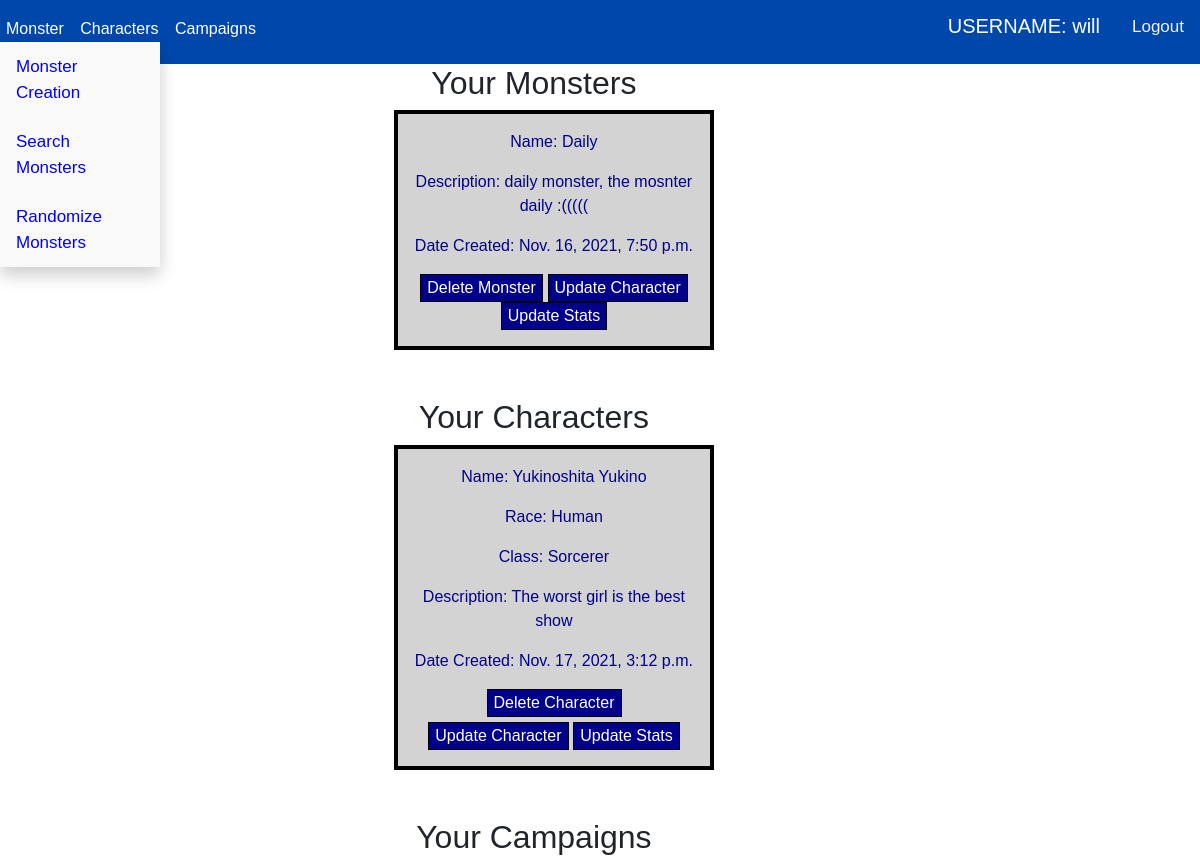
Page /DMpage/ (signed in) on the earlier database version.
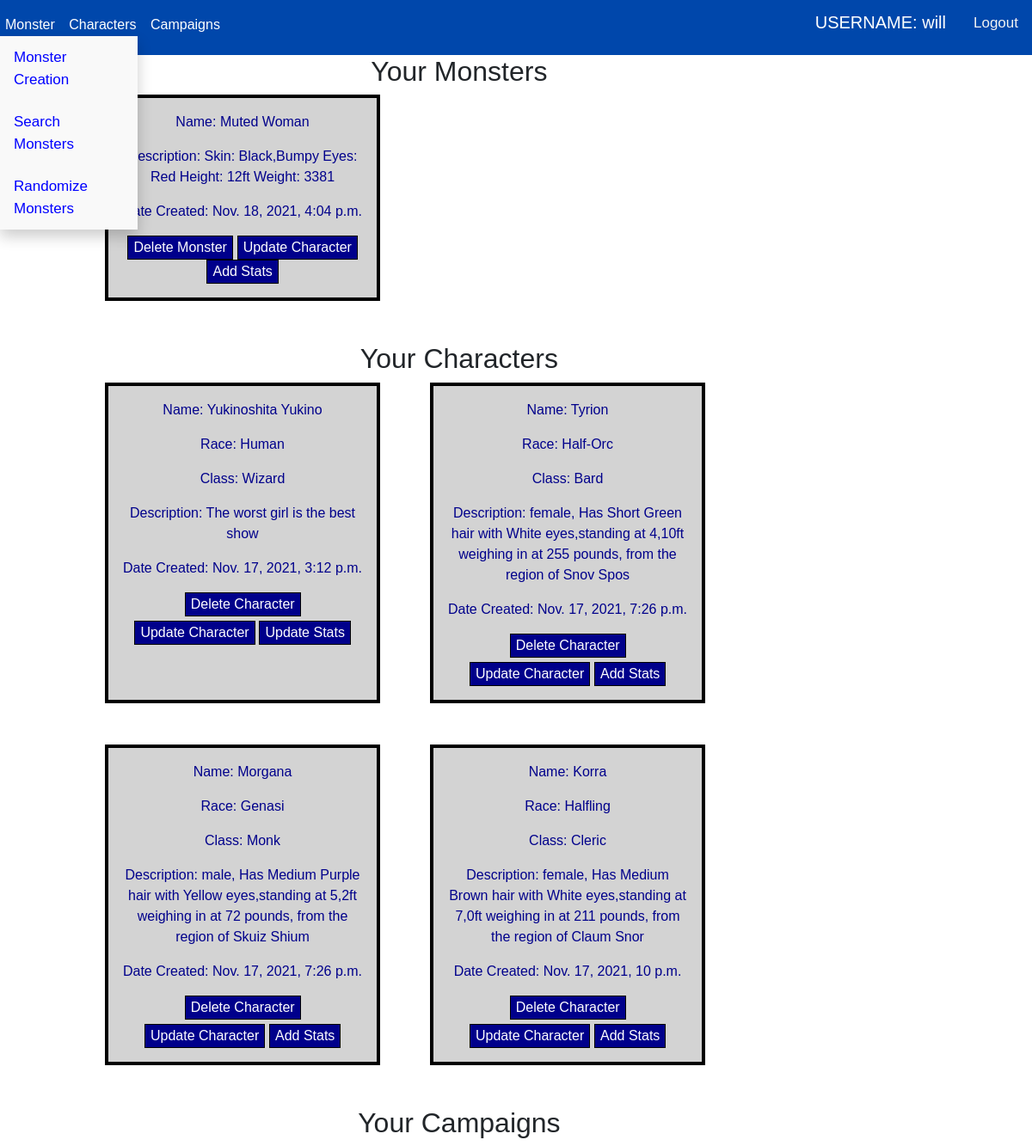
Same page on the later database version.
### app/models.py (models this page shows, shortened)
class Monster(models.Model):
   name = models.CharField(max_length=200, null=True)
   descript = models.CharField(max_length=10000, null=True)
   date_created = models.DateTimeField(auto_now_add=True)
   creator = models.ForeignKey(settings.AUTH_USER_MODEL,on_delete=models.PROTECT, null=True, default=User)
   stats = models.OneToOneField(StatsM, on_delete=models.PROTECT,null=True)

class Character(models.Model):
    RACES = (
       ("Human", "Human"),
       ("Elf", "Elf"),
       ("Dark Elf", "Dark Elf"),
       ("Dwarf", "Dwarf"),
       ("Halfling", "Halfling"),
       ("Teifling", "Teifling"),
       ("Aarakocra", "Aarakocra"),
       ("Dragonborn", "Dragonborn"),
       ("Genasi", "Genasi"),
       ("Gnome", "Gnome"),
       ("Goliath", "Goliath"),
       ("Half-Elf", "Half-Elf"),
       ("Half-Orc", "Half-Orc"),
       ("Aasimar", "Aasimar")
    )
    CLASS = (
       ("Barbarian", "Barbarian"),
       ("Bard", "Bard"),
       ("Cleric", "Cleric"),
       ("Druid", "Druid"),
       ("Fighter", "Fighter"),
       ("Monk", "Monk"),
       ("Paladin", "Paladin"),
       ("Ranger", "Ranger"),
       ("Rogue", "Rogue"),
       ("Sorcerer", "Sorcerer"),
       ("Warlock", "Warlock"),
       ("Wizard", "Wizard")
    )
    name = models.CharField(max_length=200, null=True)
    descript = models.CharField(max_length=10000)
    race = models.CharField(max_length=200, null=True,choices=RACES)
    classes = models.CharField(max_length=200, null=True,choices=CLASS)
    date_created = models.DateTimeField(auto_now_add=True)
    creator = models.ForeignKey(settings.AUTH_USER_MODEL,on_delete=models.PROTECT, null=True)
    stats = models.OneToOneField(StatsC,on_delete=models.PROTECT, null=True)

### app/views.py (the view)
# urls.py: path('DMpage/',views.DMview, name='DMview'),
def DMview(request):
    context = {}
    return render(request,"DMview.html", context)

### app/templates/DMview.html (shortened to what this page needs)
<!DOCTYPE html>
<html>
    <link
    rel="stylesheet"
    href="https://stackpath.bootstrapcdn.com/bootstrap/4.1.3/css/bootstrap.min.css"
  />
<body>
    <div class="topnav">
        <a href="{% url 'logout' %}">Logout</a>
        <p>USERNAME: {{request.user}}</p>
        <div class="dropdown">
            <button class="dropbtn">Monster</button>
            <div class="dropdown-content">
              <a href="{% url 'CreateMonster' %}">Monster Creation</a>
                <a href="{% url 'search-m' %}">Search Monsters</a>
                <a href="{% url 'randomm' %}">Randomize Monsters</a>
            </div>
        </div>
        <div class="dropdown">
            <button class="dropbtn">Characters</button>
        </div>
        <div class="dropdown">
            <button class="dropbtn">Campaigns</button>
        </div>
    </div>
    <ul>
    <h2 class="titles"> Your Monsters</h2>
    <div class="row">
            {% for monster in  request.user.monster_set.all%}
                <div class="row">
                    <div class="column newcol">
                        <div class="divcard">
                            <p>Name: {{monster.name}}</p>
                            <p>Description: {{monster.descript}}</p>
                            <p>Date Created: {{monster.date_created}}</p>
                            <button class="stat"><a href="{% url 'DeleteMonster' monster.id %}"class='a'>Delete Monster</a></button>
                            <button class="stat"><a href="{% url 'UpdateMonster' monster.id %}" class="a">Update Character</a></button>
                            {% if monster.stats == None %}
                                <button class="stat"><a href="{% url 'm_stats' monster.id%}"class="a">Add Stats</a></button>
                            {% else %}
                                <button class="stat"><a href="{% url 'updatem_stats' monster.id%}" class="a"> Update Stats</a></button>
                            {% endif %}
                        </div>
                    </div>
                </div>
            {% endfor %}
    </div>
    <h2 class="titles">Your Characters</h2>
    <div class="row">
        {% for character in request.user.character_set.all %}
        <div class="row">
            <div class="column newcol">
                <div class="divcard">
                    <p>Name: {{character.name}}</p>
                    <p>Race: {{character.race}}</p>
                    <p>Class: {{character.classes}}</p>
                    <p>Description: {{character.descript}}</p>
                    <p>Date Created: {{character.date_created}}</p>
                    <button class="stat d"><a href="{% url 'DeleteCharacter' character.id %}" class="a">Delete Character</a></button>
                    <button class="stat"><a href="{% url 'UpdateCharacter' character.id %}" class="a">Update Character</a></button>
                    {% if character.stats == None %}
                        <button class="stat"><a href="{% url 'c_stats' character.id%}" class="a">Add Stats</a></button>
                    {% else %}
                        <button class="stat"><a href="{% url 'updatec_stats' character.id %}" class="a">Update Stats</a></button>
                    {% endif %}
                </div>
            </div>
        </div>
        {% endfor %}
    </div>
    <h2 class="titles">Your Campaigns</h2>
</body>
</html>

### app/templates/DMview.html (style rules this page uses)
body { background-image: url(static/images/search.jpeg) margin: 0; font-family: Arial, Helvetica, sans-serif; }
.topnav { overflow: visible; height: 4em; background-color: #0047AB; }
.topnav a { float: right; color: #f2f2f2; text-align: center; padding: 14px 16px; text-decoration: none; font-size: 17px; }
.topnav p { float: right; color: white; margin-top: -3px; text-align: center; padding: 14px 16px; text-decoration: none; font-size: 20px; }
ul { display: table; margin: 0 auto; }
.divcard { width: 20em; text-align: center; border:solid 4px black; background: lightgrey; margin-bottom:3em; margin-left: 4em; padding: 1em; color: darkblue; }
.newcol { display: grid; margin-left:3em; grid-template-columns: repeat(3,120px); }
.topnav button { background: #0047AB; border: None; color: white; margin-top: 1em; }
.topnav .dropdown { display: inline-block; overflow: visible; }
.dropdown-content { display: None; position: absolute; background-color: #f9f9f9; min-width: 160px; box-shadow: 0px 8px 16px 0px rgba(0,0,0,0.2); z-index: 1; }
.dropdown-content a { color: blue; padding: 12px 16px; text-decoration: none; display: block; text-align: left; }
.titles { text-align: center; margin-left: 3em; }
.stat { border: solid 1px black; text-decoration: none; margin-left: .3px; background: darkblue; color: white; }
.d { margin-bottom: 5px; }
.a { color: white; text-decoration: none; }

Differences in the rows shown:
removed Monster: name "Daily", descript "daily monster, the mosnter daily :(((((", date_created "Nov. 16, 2021, 7:50 p.m.", shows "Update Stats"
added Monster: name "Muted Woman", descript "Skin: Black,Bumpy Eyes: Red Height: 12ft Weight: 3381", date_created "Nov. 18, 2021, 4:04 p.m.", shows "Add Stats"
changed Character "Yukinoshita Yukino": classes "Sorcerer" → "Wizard"
added Character: name "Tyrion", race "Half-Orc", classes "Bard", descript "female, Has Short Green hair with White eyes,standing at 4,10ft weighing in at 255 pounds, from the region of Snov Spos", date_created "Nov. 17, 2021, 7:26 p.m.", shows "Add Stats"
added Character: name "Morgana", race "Genasi", classes "Monk", descript "male, Has Medium Purple hair with Yellow eyes,standing at 5,2ft weighing in at 72 pounds, from the region of Skuiz Shium", date_created "Nov. 17, 2021, 7:26 p.m.", shows "Add Stats"
added Character: name "Korra", race "Halfling", classes "Cleric", descript "female, Has Medium Brown hair with White eyes,standing at 7,0ft weighing in at 211 pounds, from the region of Claum Snor", date_created "Nov. 17, 2021, 10 p.m.", shows "Add Stats"
